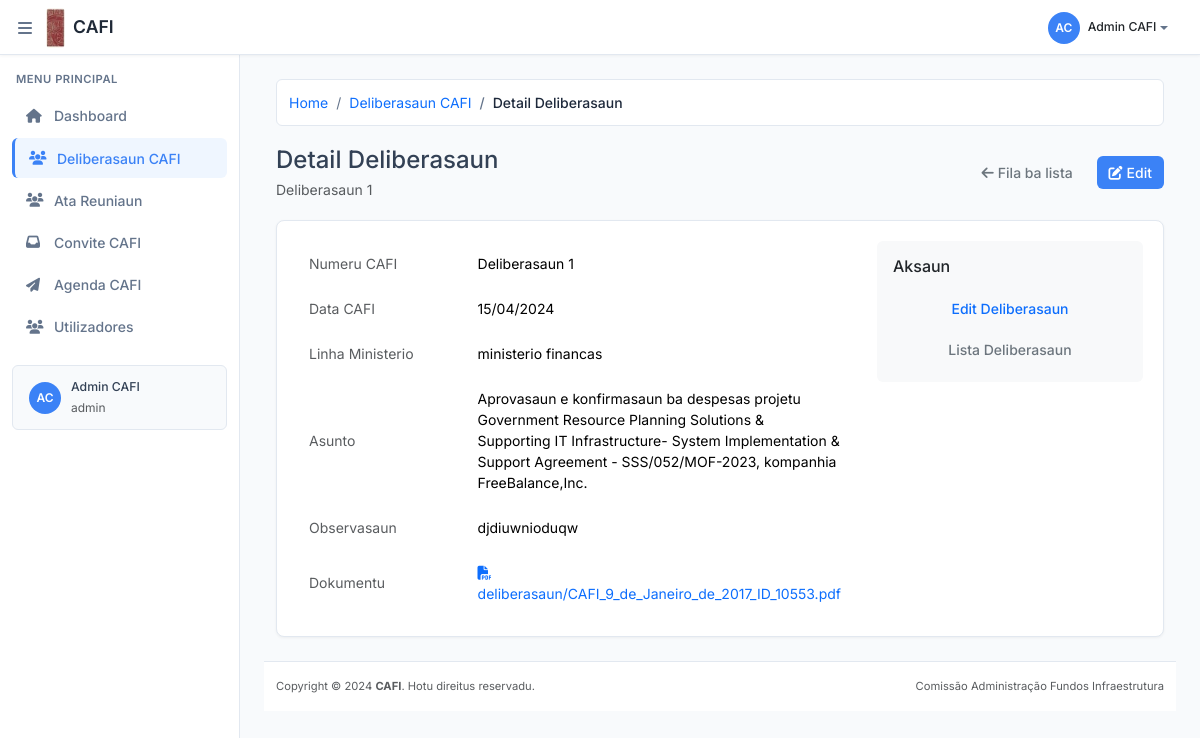
The page /deliberasaun-cafi/detail-deliberasaun/Deliberasaun 1/ (signed in) on the database its author committed.
### deliberasaun_cafi/models.py (models this page shows, shortened)
class Deliberasaun(models.Model):
    no_cafi = models.CharField(max_length=50, primary_key=True)
    linha_ministerio = models.CharField(max_length=50)
    asunto = models.TextField(max_length=1000)
    data_cafi = models.DateField()
    observasaun = models.TextField()
    file_attachment = models.FileField(upload_to='deliberasaun/')
    anexo = models.FileField(upload_to='anexo')
    class Meta:
        verbose_name = 'deliberasaun'
        verbose_name_plural = 'deliberasaun'

### deliberasaun_cafi/views.py (the view)
# urls.py: path('detail-deliberasaun/<str:id>/', views.detailDeliberasaun, name='detail-deliberasaun'),
@login_required
def detailDeliberasaun(request, id):
    obj = Deliberasaun.objects.get(no_cafi=id)
    context = {
        'title' : 'Detail Deliberasaun | CAFI',
        'obj' : obj,
    }
    return render(request, 'detaildeliberasaun.html', context)

### deliberasaun_cafi/templates/detaildeliberasaun.html (shortened to what this page needs)
{% extends 'backend/b_base.html' %}
{% block content %}
<div class="container-fluid">
    <nav aria-label="breadcrumb">
        <ol class="breadcrumb">
            <li class="breadcrumb-item">
                <a href="{% url 'dashboard' %}" class="text-decoration-none">Home</a>
            </li>
            <li class="breadcrumb-item">
                <a href="{% url 'deliberasaun' %}" class="text-decoration-none">Deliberasaun CAFI</a>
            </li>
            <li class="breadcrumb-item active">Detail Deliberasaun</li>
        </ol>
    </nav>
    <div class="d-flex justify-content-between align-items-center mb-4">
        <div>
            <h4 class="mb-1">Detail Deliberasaun</h4>
            <p class="text-muted mb-0">{{ obj.no_cafi }}</p>
        </div>
        <div>
            <a href="{% url 'deliberasaun' %}" class="btn btn-outline-secondary me-2">
                <i class="fas fa-arrow-left me-1"></i>Fila ba lista
            </a>
            {% if user.groups.all.0.name == 'admin' %}
            <a href="{% url 'edit-deliberasaun' obj.no_cafi %}" class="btn btn-primary">
                <i class="fas fa-edit me-1"></i>Edit
            </a>
            {% endif %}
        </div>
    </div>
    <div class="card">
        <div class="card-body">
            <div class="row">
                <div class="col-md-8">
                    <table class="table table-borderless">
                        <tr>
                            <td width="200" class="text-muted">Numeru CAFI</td>
                            <td>{{ obj.no_cafi }}</td>
                        </tr>
                        <tr>
                            <td class="text-muted">Data CAFI</td>
                            <td>{{ obj.data_cafi|date:"d/m/Y" }}</td>
                        </tr>
                        <tr>
                            <td class="text-muted">Linha Ministerio</td>
                            <td>{{ obj.linha_ministerio }}</td>
                        </tr>
                        <tr>
                            <td class="text-muted">Asunto</td>
                            <td>{{ obj.asunto }}</td>
                        </tr>
                        {% if obj.observasaun %}
                        <tr>
                            <td class="text-muted">Observasaun</td>
                            <td>{{ obj.observasaun }}</td>
                        </tr>
                        {% endif %}
                        {% if obj.file_attachment %}
                        <tr>
                            <td class="text-muted">Dokumentu</td>
                            <td>
                                <a href="{{ obj.file_attachment.url }}" target="_blank" class="text-decoration-none">
                                    <i class="fas fa-file-pdf me-1"></i>{{ obj.file_attachment.name }}
                                </a>
                            </td>
                        </tr>
                        {% endif %}
                    </table>
                </div>
                <div class="col-md-4">
                    <div class="bg-light p-3 rounded">
                        <h6 class="mb-3">Aksaun</h6>
                        <div class="d-grid gap-2">
                            {% if user.groups.all.0.name == 'admin' %}
                            <a href="{% url 'edit-deliberasaun' obj.no_cafi %}" class="btn btn-outline-primary btn-sm">
                                Edit Deliberasaun
                            </a>
                            {% endif %}
                            <a href="{% url 'deliberasaun' %}" class="btn btn-outline-secondary btn-sm">
                                Lista Deliberasaun
                            </a>
                        </div>
                    </div>
                </div>
            </div>
        </div>
    </div>
</div>
{% endblock %}

### main/templates/backend/b_navbar.html (shortened to what this page needs)
{% load static %}
<header class="main-header">
    <div class="container-fluid">
        <nav class="navbar navbar-expand-lg h-100 py-0">
            <button class="sidebar-toggle me-2" id="sidebarToggle">
                <i class="fas fa-bars"></i>
            </button>
            <a class="navbar-brand d-flex align-items-center" href="{% url 'dashboard' %}">
                <img src="{% static 'images/cafi.jpg' %}"
                     alt="CAFI Logo"
                     class="navbar-logo me-2">
                <span class="navbar-text">CAFI</span>
            </a>
            <div class="navbar-nav ms-auto">
                <div class="nav-item dropdown">
                    <a class="nav-link dropdown-toggle d-flex align-items-center" href="#" role="button" data-bs-toggle="dropdown">
                        <div class="user-avatar me-2">
                            {{ user.first_name|first|upper }}{{ user.last_name|first|upper }}
                        </div>
                        <span class="text-dark fw-medium d-none d-sm-inline small">{{ user.first_name }} {{ user.last_name }}</span>
                    </a>
                </div>
            </div>
        </nav>
    </div>
</header>

### main/templates/backend/b_sidebar.html
<aside class="sidebar" id="sidebar">
    <nav class="sidebar-nav">
        <div class="nav-section-title">Menu Principal</div>
        <div class="nav-item">
            <a class="nav-link {% if request.resolver_match.url_name in 'dashboard' %}active{% endif %}" href="{% url 'dashboard' %}">
                <i class="fas fa-home"></i>
                <span>Dashboard</span>
            </a>
        </div>
        <div class="nav-item">
            <a class="nav-link {% if request.resolver_match.url_name in 'add-deliberasaun deliberasaun edit-deliberasaun detail-deliberasaun' %}active{% endif %}" href="{% url 'deliberasaun' %}">
                <i class="fas fa-users"></i>
                <span>Deliberasaun CAFI</span>
            </a>
        </div>
        <div class="nav-item">
            <a class="nav-link {% if request.resolver_match.url_name in 'add-ata ata edit-ata detail-ata' %}active{% endif %}" href="{% url 'ata' %}">
                <i class="fas fa-users"></i>
                <span>Ata Reuniaun</span>
            </a>
        </div>
        <div class="nav-item">
            <a class="nav-link {% if request.resolver_match.url_name in 'karta-tama add-karta-tama detail-karta-tama edit-karta-tama' %}active{% endif %}" href="{% url 'karta-tama' %}">
                <i class="fas fa-inbox"></i>
                <span>Convite CAFI</span>
            </a>
        </div>
        <div class="nav-item">
            <a class="nav-link {% if request.resolver_match.url_name in 'karta-sai add-karta-sai detail-karta-sai edit-karta-sai' %}active{% endif %}" href="{% url 'karta-sai' %}">
                <i class="fas fa-paper-plane"></i>
                <span>Agenda CAFI</span>
            </a>
        </div>
        {% if user.groups.all.0.name == 'admin' %}
        <div class="nav-item">
            <a class="nav-link {% if request.resolver_match.url_name in 'user-list add-user user-detail' %}active{% endif %}" href="{% url 'user-list' %}">
                <i class="fas fa-users"></i>
                <span>Utilizadores</span>
            </a>
        </div>
        {% endif %}
    </nav>
    <div class="user-profile mt-auto">
        <div class="user-avatar">
            {{ user.first_name|first|upper }}{{ user.last_name|first|upper }}
        </div>
        <div>
            <div class="fw-medium small">{{ user.first_name }} {{ user.last_name }}</div>
            <small class="text-muted" style="font-size: 0.75rem;">{{ user.groups.first|default:"Administrator" }}</small>
        </div>
    </div>
</aside>

### main/templates/backend/b_base.html (style rules this page uses)
:root { --primary-color: #3b82f6; --secondary-color: #64748b; --success-color: #10b981; --warning-color: #f59e0b; --danger-color: #ef4444; --dark-color: #1e293b; --light-color: #f8fafc; --sidebar-width: 240px; --header-height: 55px; --border-color: #e2e8f0; }
* { margin: 0; padding: 0; box-sizing: border-box; }
body { font-family: 'Inter', sans-serif; background-color: #f8fafc; color: #334155; line-height: 1.5; font-size: 14px; }
.main-header { height: var(--header-height); background: white; border-bottom: 1px solid var(--border-color); box-shadow: 0 1px 3px rgba(0, 0, 0, 0.05); position: fixed; top: 0; left: 0; right: 0; z-index: 1030; }
.navbar-brand { font-weight: 700; font-size: 1.25rem; color: var(--primary-color) !important; text-decoration: none; }
.sidebar { width: var(--sidebar-width); height: 100vh; position: fixed; top: var(--header-height); left: 0; background: white; border-right: 1px solid var(--border-color); z-index: 1020; overflow-y: auto; transition: all 0.3s ease; }
.sidebar-nav { padding: 1rem 0; }
.nav-section-title { color: var(--secondary-color); font-size: 0.7rem; font-weight: 600; text-transform: uppercase; letter-spacing: 0.5px; padding: 0 1rem; margin-bottom: 0.5rem; }
.nav-item { margin: 0.125rem 0.75rem; }
.nav-link { display: flex; align-items: center; padding: 0.6rem 0.875rem; color: var(--secondary-color); text-decoration: none; border-radius: 6px; transition: all 0.2s ease; font-weight: 500; font-size: 0.875rem; }
.nav-link.active { color: var(--primary-color); background-color: #eff6ff; border-left: 3px solid var(--primary-color); }
.nav-link i { width: 18px; margin-right: 0.625rem; font-size: 0.875rem; }
.card { background: white; border: 1px solid var(--border-color); border-radius: 8px; box-shadow: 0 1px 3px rgba(0, 0, 0, 0.05); transition: all 0.2s ease; }
.card-body { padding: 1.25rem; }
.btn { border-radius: 6px; font-weight: 500; padding: 0.375rem 0.75rem; transition: all 0.2s ease; border: none; font-size: 0.875rem; }
.btn-primary { background-color: var(--primary-color); color: white; }
.table { margin-bottom: 0; font-size: 0.875rem; }
.table tbody td { padding: 0.75rem; vertical-align: middle; border-color: var(--border-color); }
.breadcrumb { background: white; border: 1px solid var(--border-color); border-radius: 6px; padding: 0.75rem; margin-bottom: 1.25rem; font-size: 0.875rem; }
.breadcrumb-item { color: var(--secondary-color); }
.breadcrumb-item.active { color: var(--dark-color); font-weight: 500; }
.breadcrumb-item + .breadcrumb-item::before { content: "/"; color: var(--secondary-color); }
.user-profile { display: flex; align-items: center; padding: 0.75rem 1rem; margin: 0.75rem; background: #f8fafc; border-radius: 6px; border: 1px solid var(--border-color); }
.user-avatar { width: 32px; height: 32px; border-radius: 50%; background: var(--primary-color); display: flex; align-items: center; justify-content: center; margin-right: 0.625rem; font-weight: 600; color: white; font-size: 0.75rem; }
.sidebar-toggle { background: none; border: none; color: var(--secondary-color); font-size: 1rem; padding: 0.375rem; border-radius: 4px; transition: all 0.2s ease; }
.mb-4 { margin-bottom: 1.25rem !important; }
.mb-3 { margin-bottom: 1rem !important; }

### main/templates/backend/b_navbar.html (style rules this page uses)
.navbar-logo { height: 40px; width: auto; max-width: 40px; object-fit: contain; border-radius: 4px; }
.navbar-text { font-weight: 600; font-size: 1.1rem; color: #1f2937 !important; margin: 0; }
.navbar-brand { text-decoration: none; }

### rows shown on the page
Deliberasaun: no_cafi "Deliberasaun 1", data_cafi "15/04/2024", linha_ministerio "ministerio financas", asunto "Aprovasaun e konfirmasaun ba despesas projetu Government Resource Planning Solutions & Supporting IT Infrastructure- System Implementation & Support Agreement - SSS/052/MOF-2023, kompanhia FreeBalance,Inc.", observasaun "djdiuwnioduqw", file_attachment.name "deliberasaun/CAFI_9_de_Janeiro_de_2017_ID_10553.pdf"

### other values the page prints
{{ user.first_name|first|upper }} "A"
{{ user.last_name|first|upper }} "C"
{{ user.first_name }} "Admin"
{{ user.last_name }} "CAFI"
{{ user.groups.first|default:"Administrator" }} "admin"
